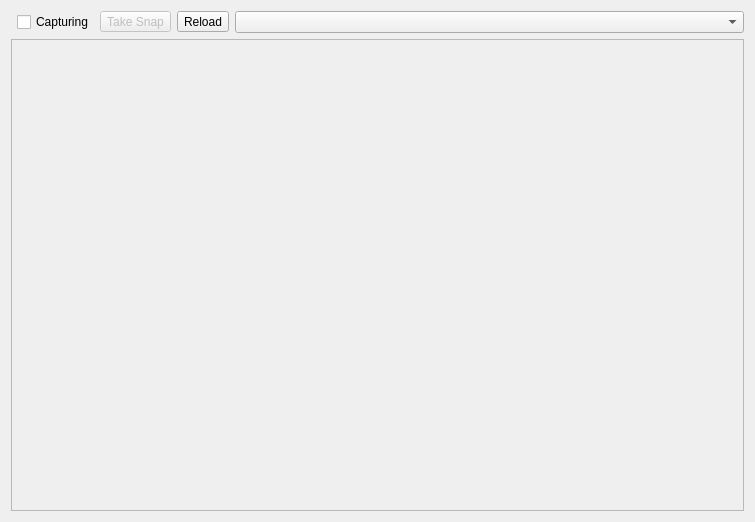
<?xml version="1.0" encoding="UTF-8"?>
<ui version="4.0">
 <class>CamUI</class>
 <widget class="QDialog" name="CamUI">
  <property name="geometry">
   <rect>
    <x>0</x>
    <y>0</y>
    <width>755</width>
    <height>522</height>
   </rect>
  </property>
  <property name="windowTitle">
   <string>Dialog</string>
  </property>
  <layout class="QGridLayout" name="gridLayout">
   <item row="0" column="4">
    <widget class="QComboBox" name="combocameras">
     <property name="sizePolicy">
      <sizepolicy hsizetype="Preferred" vsizetype="Fixed">
       <horstretch>4</horstretch>
       <verstretch>0</verstretch>
      </sizepolicy>
     </property>
    </widget>
   </item>
   <item row="0" column="1">
    <widget class="QCheckBox" name="checkBox">
     <property name="text">
      <string>Capturing</string>
     </property>
     <property name="checked">
      <bool>false</bool>
     </property>
    </widget>
   </item>
   <item row="0" column="2">
    <widget class="QToolButton" name="btnsnap">
     <property name="enabled">
      <bool>false</bool>
     </property>
     <property name="text">
      <string>Take Snap</string>
     </property>
    </widget>
   </item>
   <item row="1" column="0" colspan="5">
    <widget class="QFrame" name="frameview">
     <property name="frameShape">
      <enum>QFrame::StyledPanel</enum>
     </property>
     <property name="frameShadow">
      <enum>QFrame::Raised</enum>
     </property>
     <layout class="QGridLayout" name="gridLayout_2"/>
    </widget>
   </item>
   <item row="0" column="3">
    <widget class="QToolButton" name="btnreload">
     <property name="text">
      <string>Reload</string>
     </property>
    </widget>
   </item>
  </layout>
  <action name="actionTakeSnap">
   <property name="text">
    <string>takeSnap</string>
   </property>
   <property name="toolTip">
    <string>Take a SnapShot if Capturing is Available</string>
   </property>
   <property name="shortcut">
    <string>Space</string>
   </property>
  </action>
 </widget>
 <resources/>
 <connections/>
</ui>
